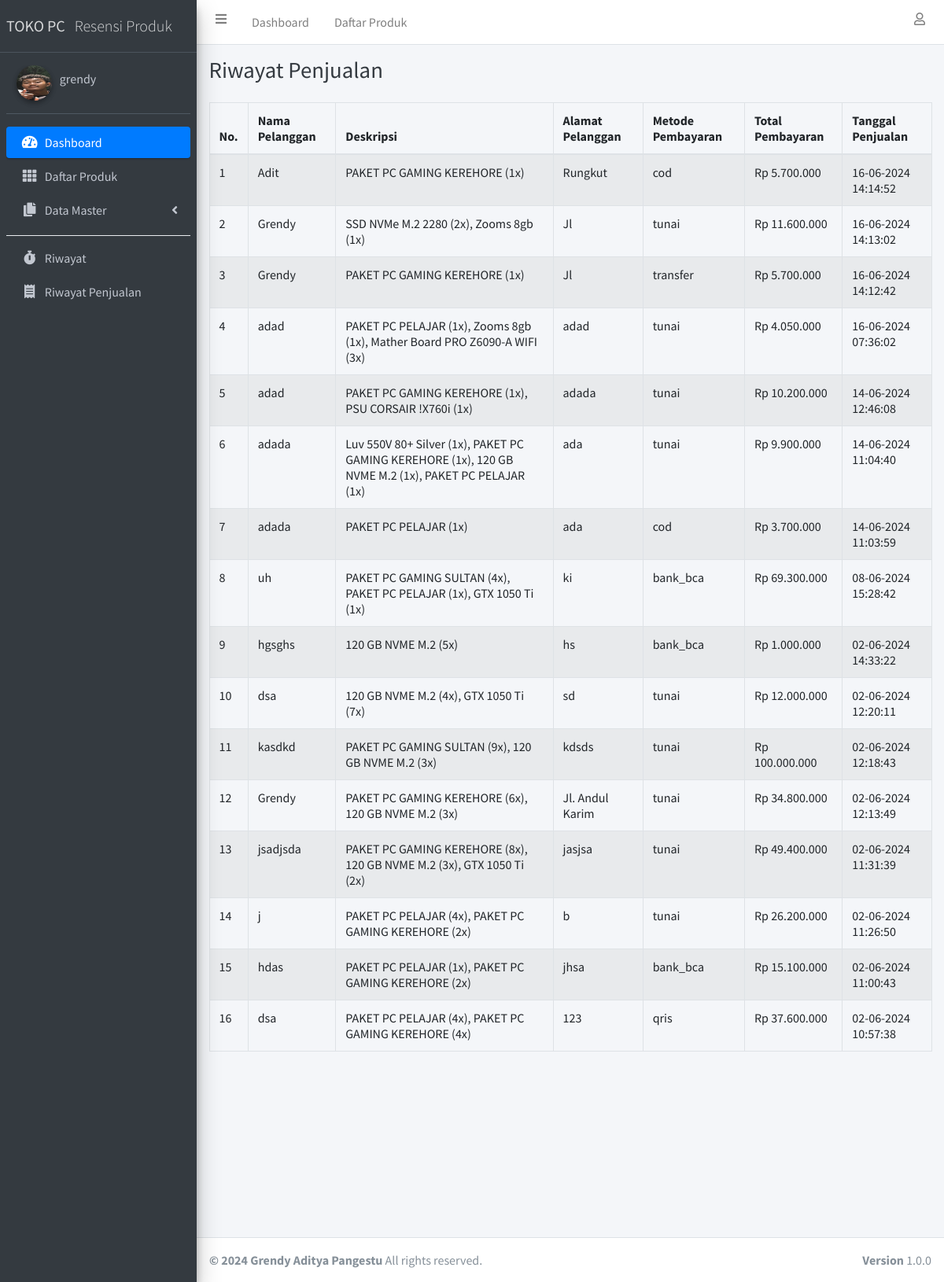
Screenshot of /admin/riwayat_penjualan.php (signed in) with the database file from the repository.
### tables this page shows
CREATE TABLE `tb_penjualan` (
  `id_penjualan` int(11) NOT NULL,
  `nama_pelanggan` varchar(255) NOT NULL,
  `deskripsi` text NOT NULL,
  `alamat_pelanggan` text NOT NULL,
  `metode_pembayaran` varchar(50) NOT NULL,
  `total_pembayaran` decimal(10,2) NOT NULL,
  `tanggal_penjualan` timestamp NOT NULL DEFAULT current_timestamp()
);

### koneksi.php (called while the page is built, shortened)
<?php
	$server 	= "localhost";
	$user		= "root";
	$password	= "";
	$koneksi = mysqli_connect($server,$user,$password) or die("Koneksi Server Gagal!");
function dataUser() {
	global $koneksi;
	if (isset($_SESSION['id_user'])) {
		$id_user = $_SESSION['id_user'];
		return mysqli_fetch_assoc(mysqli_query($koneksi, "SELECT * FROM tb_admin WHERE id_user = '$id_user'"));
	} else {
		echo "
		  <script>
		    document.location.href='logout.php'
		  </script>
		";
	}
}
?>

### admin/riwayat_penjualan.php (the view, shortened to what this page needs)
<?php
  require '../koneksi.php';
  $riwayat = mysqli_query($koneksi, "SELECT * FROM tb_penjualan ORDER BY tanggal_penjualan DESC");
?>
<!DOCTYPE html>
<html>
<head>
  <?php include '../include_admin/css.php'; ?>
</head>
<body class="hold-transition sidebar-mini layout-fixed">
<div class="wrapper">
  <?php include '../include_admin/navbar.php'; ?>
  <?php include '../include_admin/sidebar.php'; ?>
  <div class="content-wrapper">
    <div class="content-header">
      <div class="container-fluid">
        <div class="row mb-2">
          <div class="col-sm">
            <h1 class="m-0 text-dark">Riwayat Penjualan</h1>
          </div>
        </div>
      </div>
    </div>
    <section class="content">
      <div class="container-fluid">
        <div class="row">
          <div class="col-lg">
            <div class="table-responsive">
              <table class="table table-bordered table-hover table-striped" id="table_id">
                <thead>
                  <tr>
                    <th>No.</th>
                    <th>Nama Pelanggan</th>
                    <th>Deskripsi</th>
                    <th>Alamat Pelanggan</th>
                    <th>Metode Pembayaran</th>
                    <th>Total Pembayaran</th>
                    <th>Tanggal Penjualan</th>
                  </tr>
                </thead>
                <tbody>
                  <?php $i = 1; ?>
                  <?php while ($data = mysqli_fetch_assoc($riwayat)): ?>
                    <tr>
                      <td><?= $i++; ?></td>
                      <td><?= $data['nama_pelanggan']; ?></td>
                      <td><?= $data['deskripsi']; ?></td>
                      <td><?= $data['alamat_pelanggan']; ?></td>
                      <td><?= $data['metode_pembayaran']; ?></td>
                      <td>Rp <?= number_format($data['total_pembayaran'], 0, ',', '.'); ?></td>
                      <td><?= date('d-m-Y H:i:s', strtotime($data['tanggal_penjualan'])); ?></td>
                    </tr>
                  <?php endwhile; ?>
                </tbody>
              </table>
            </div>
          </div>
        </div>
      </div>
    </section>
  </div>
  <footer class="main-footer">
  <strong>&copy; <?php echo date("Y"); ?> Grendy Aditya Pangestu</strong>
    All rights reserved.
    <div class="float-right d-none d-sm-inline-block">
      <b>Version</b> 1.0.0
  </footer>
</div>
</body>
</html>

### include_admin/sidebar.php (shortened to what this page needs)
<?php
  $dataUser = dataUser();
?>
<aside class="main-sidebar sidebar-dark-primary elevation-4">
  <a href="index.php" class="brand-link">
  <span class="navbar-brand" href="index.php">TOKO PC</span>
    <span class="brand-text font-weight-light">Resensi Produk</span>
  </a>
  <div class="sidebar">
    <div class="user-panel mt-3 pb-3 mb-3 d-flex">
      <div class="image">
        <img style="width: 45px; height: 45px" src="../assets/img/img_profiles/<?= $dataUser['photo_profile']; ?>" class="img-circle elevation-2 img-profile" alt="User Image">
      </div>
      <div class="info">
        <a href="profile.php" class="d-block"><?= $dataUser['username']; ?></a>
      </div>
    </div>
    <nav class="mt-2">
      <ul class="nav nav-pills nav-sidebar flex-column" data-widget="treeview" role="menu" data-accordion="false">
        <li class="nav-item has-treeview menu-open">
          <a href="index.php" class="nav-link active">
            <i class="nav-icon fas fa-tachometer-alt"></i>
            <p>
              Dashboard
            </p>
          </a>
        </li>
        <li class="nav-item">
          <a href="produk.php" class="nav-link">
            <i class="nav-icon fas fa-th"></i>
            <p>
              Daftar Produk
            </p>
          </a>
        </li>
        <li class="nav-item has-treeview">
          <a href="#" class="nav-link">
            <i class="nav-icon fas fa-copy"></i>
            <p>
              Data Master
              <i class="fas fa-angle-left right"></i>
            </p>
          </a>
        </li>
        <div class="dropdown-divider"></div>
        <li class="nav-item">
          <a href="riwayat.php" class="nav-link">
            <i class="nav-icon fas fa-stopwatch"></i>
            <p>
              Riwayat
            </p>
          </a>
        </li>
        <li class="nav-item">
          <a href="riwayat_penjualan.php" class="nav-link">
            <i class="nav-icon fas fa-receipt"></i>
            <p>
              Riwayat Penjualan
            </p>
          </a>
        </li>
      </ul>
    </nav>
  </div>
</aside>

### assets/css/style.css (style rules this page uses)
html { scroll-behavior: smooth; }

### rows the page displays
tb_penjualan: nama_pelanggan "Adit", deskripsi "PAKET PC GAMING KEREHORE (1x)", alamat_pelanggan "Rungkut", metode_pembayaran "cod", total_pembayaran "5.700.000", tanggal_penjualan "16-06-2024 14:14:52"
tb_penjualan: nama_pelanggan "Grendy", deskripsi "SSD NVMe M.2 2280 (2x), Zooms 8gb (1x)", alamat_pelanggan "Jl", metode_pembayaran "tunai", total_pembayaran "11.600.000", tanggal_penjualan "16-06-2024 14:13:02"
tb_penjualan: nama_pelanggan "Grendy", deskripsi "PAKET PC GAMING KEREHORE (1x)", alamat_pelanggan "Jl", metode_pembayaran "transfer", total_pembayaran "5.700.000", tanggal_penjualan "16-06-2024 14:12:42"
tb_penjualan: nama_pelanggan "adad", deskripsi "PAKET PC PELAJAR (1x), Zooms 8gb (1x), Mather Board PRO Z6090-A WIFI (3x)", alamat_pelanggan "adad", metode_pembayaran "tunai", total_pembayaran "4.050.000", tanggal_penjualan "16-06-2024 07:36:02"
tb_penjualan: nama_pelanggan "adad", deskripsi "PAKET PC GAMING KEREHORE (1x), PSU CORSAIR !X760i (1x)", alamat_pelanggan "adada", metode_pembayaran "tunai", total_pembayaran "10.200.000", tanggal_penjualan "14-06-2024 12:46:08"
tb_penjualan: nama_pelanggan "adada", deskripsi "Luv 550V 80+ Silver (1x), PAKET PC GAMING KEREHORE (1x), 120 GB NVME M.2 (1x), PAKET PC PELAJAR (1x)", alamat_pelanggan "ada", metode_pembayaran "tunai", total_pembayaran "9.900.000", tanggal_penjualan "14-06-2024 11:04:40"
tb_penjualan: nama_pelanggan "adada", deskripsi "PAKET PC PELAJAR (1x)", alamat_pelanggan "ada", metode_pembayaran "cod", total_pembayaran "3.700.000", tanggal_penjualan "14-06-2024 11:03:59"
tb_penjualan: nama_pelanggan "uh", deskripsi "PAKET PC GAMING SULTAN (4x), PAKET PC PELAJAR (1x), GTX 1050 Ti (1x)", alamat_pelanggan "ki", metode_pembayaran "bank_bca", total_pembayaran "69.300.000", tanggal_penjualan "08-06-2024 15:28:42"
tb_penjualan: nama_pelanggan "hgsghs", deskripsi "120 GB NVME M.2 (5x)", alamat_pelanggan "hs", metode_pembayaran "bank_bca", total_pembayaran "1.000.000", tanggal_penjualan "02-06-2024 14:33:22"
tb_penjualan: nama_pelanggan "dsa", deskripsi "120 GB NVME M.2 (4x), GTX 1050 Ti (7x)", alamat_pelanggan "sd", metode_pembayaran "tunai", total_pembayaran "12.000.000", tanggal_penjualan "02-06-2024 12:20:11"
tb_penjualan: nama_pelanggan "kasdkd", deskripsi "PAKET PC GAMING SULTAN (9x), 120 GB NVME M.2 (3x)", alamat_pelanggan "kdsds", metode_pembayaran "tunai", total_pembayaran "100.000.000", tanggal_penjualan "02-06-2024 12:18:43"
tb_penjualan: nama_pelanggan "Grendy", deskripsi "PAKET PC GAMING KEREHORE (6x), 120 GB NVME M.2 (3x)", alamat_pelanggan "Jl. Andul Karim", metode_pembayaran "tunai", total_pembayaran "34.800.000", tanggal_penjualan "02-06-2024 12:13:49"
tb_penjualan: nama_pelanggan "jsadjsda", deskripsi "PAKET PC GAMING KEREHORE (8x), 120 GB NVME M.2 (3x), GTX 1050 Ti (2x)", alamat_pelanggan "jasjsa", metode_pembayaran "tunai", total_pembayaran "49.400.000", tanggal_penjualan "02-06-2024 11:31:39"
tb_penjualan: nama_pelanggan "j", deskripsi "PAKET PC PELAJAR (4x), PAKET PC GAMING KEREHORE (2x)", alamat_pelanggan "b", metode_pembayaran "tunai", total_pembayaran "26.200.000", tanggal_penjualan "02-06-2024 11:26:50"
tb_penjualan: nama_pelanggan "hdas", deskripsi "PAKET PC PELAJAR (1x), PAKET PC GAMING KEREHORE (2x)", alamat_pelanggan "jhsa", metode_pembayaran "bank_bca", total_pembayaran "15.100.000", tanggal_penjualan "02-06-2024 11:00:43"
tb_penjualan: nama_pelanggan "dsa", deskripsi "PAKET PC PELAJAR (4x), PAKET PC GAMING KEREHORE (4x)", alamat_pelanggan "123", metode_pembayaran "qris", total_pembayaran "37.600.000", tanggal_penjualan "02-06-2024 10:57:38"

### other values shown
$dataUser['username'] "grendy"
